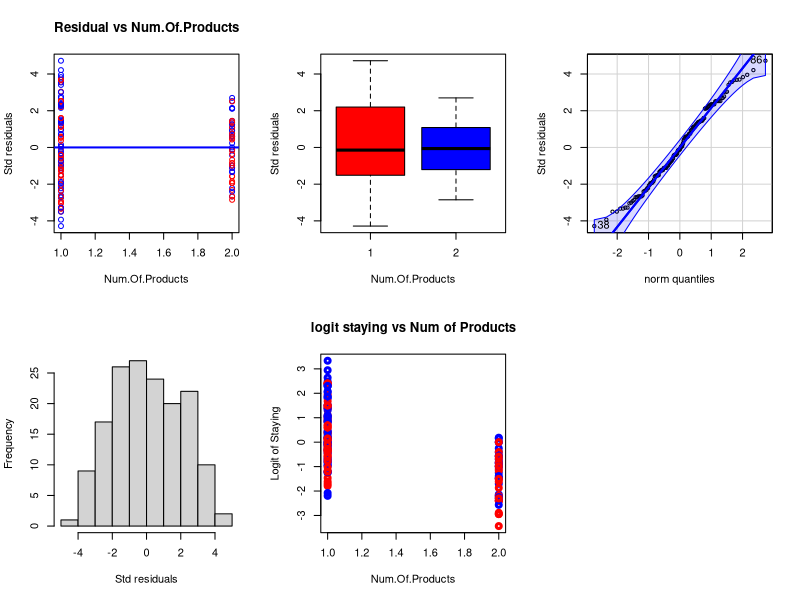
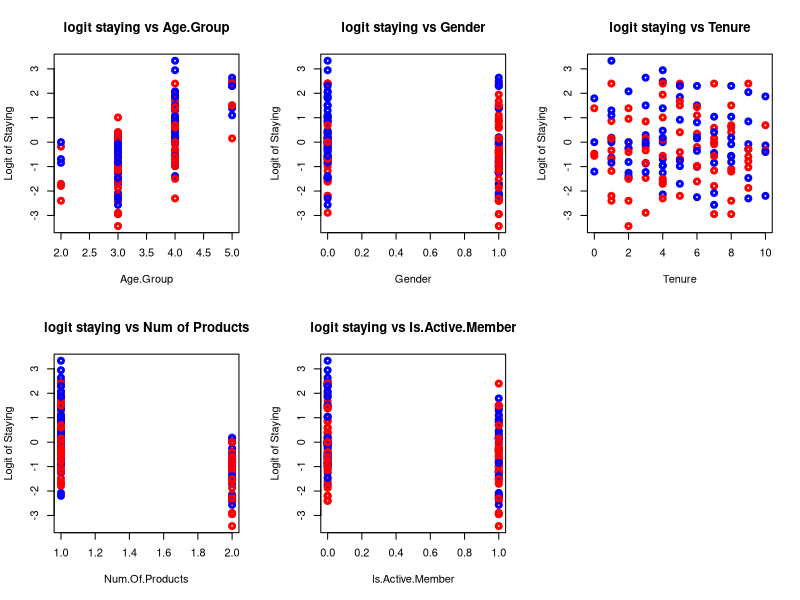
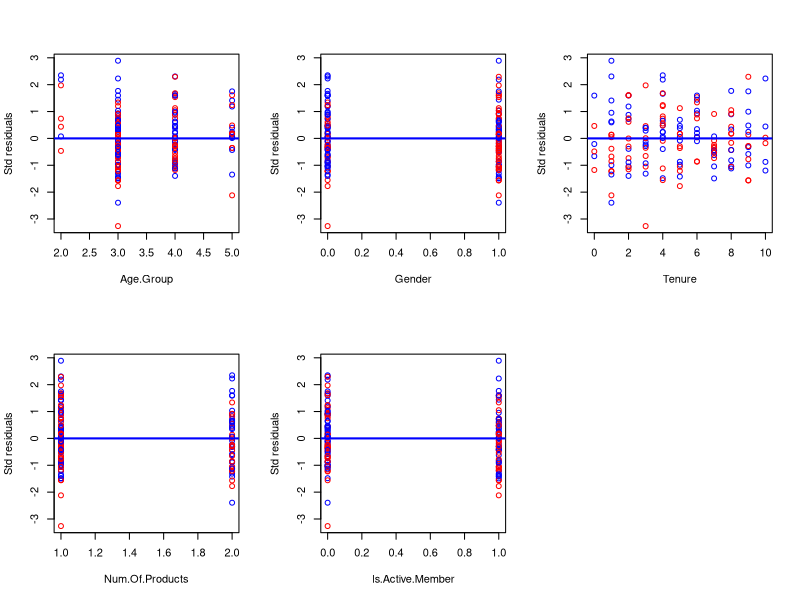
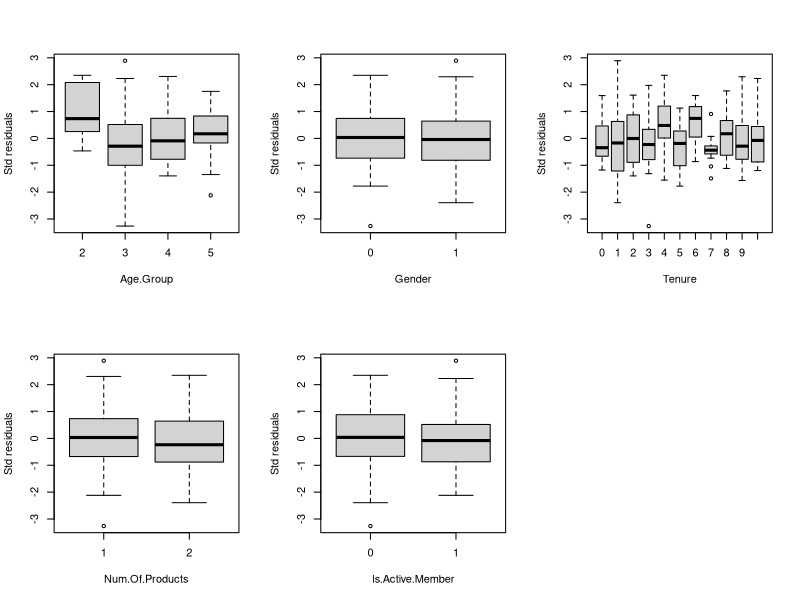
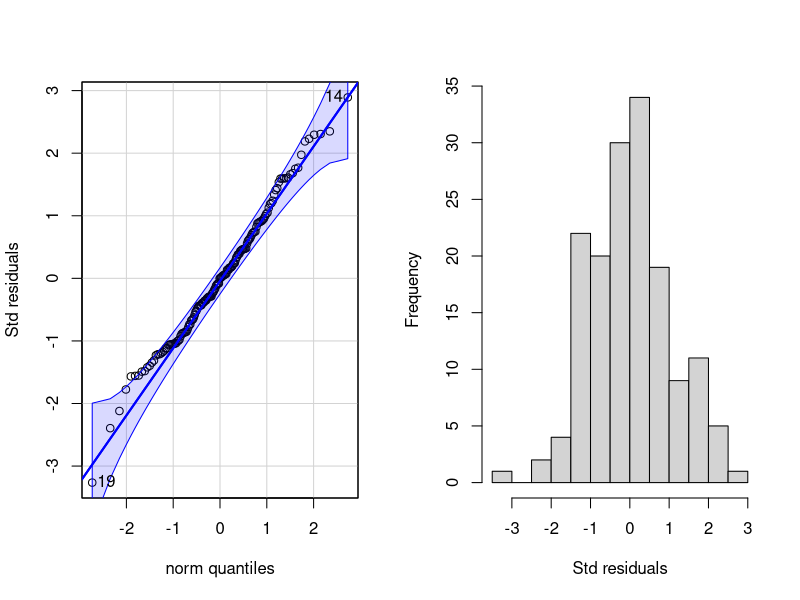

These figures' R source, in order:
## ---- chunk 1
knitr::opts_chunk$set(echo = TRUE)
## ---- chunk 2
# import the data
data = read.csv("hw3_data.csv", header=TRUE, fileEncoding="UTF-8-BOM")
data$Staying = data$Stay/data$Employees
head(data)
attach(data)
## ---- chunk 3
model1 = glm(Staying ~ Num.Of.Products, weights=Employees , family=binomial)
summary(model1)
## ---- chunk 4
#exp(confint(model1, level = 0.90))
# -1.7668
confint(model1, level = 0.90)
## Lower summary(model1)$coefficients[2,1] - (summary(model1)$coefficients[2,2] * qnorm(0.95))
## Upper summary(model1)$coefficients[2,1] + (summary(model1)$coefficients[2,2] * qnorm(0.95))
## ---- chunk 5
## Test for overall regression
gstat = model1$null.deviance - deviance(model1)
c(gstat, 1-pchisq(gstat,length(coef(model1))-1))

## Test for GOF: Using deviance residuals
c(deviance(model1), 1 - pchisq(deviance(model1),156))

## Test for GOF: Using Person residuals
pearres1 = residuals(model1,type="pearson")
pearson1.tvalue = sum(pearres1^2)
c(pearson1.tvalue, 1-pchisq(pearson1.tvalue,156))

## ---- chunk 6
par(mfrow=c(2,3))
#Residual Analysis
res1 = resid(model1,type="deviance")
plot(Num.Of.Products,res1,ylab="Std residuals",xlab="Num.Of.Products",
     main="Residual vs Num.Of.Products", col=c("red","blue"))
abline(0,0,col="blue",lwd=2)
boxplot(res1~Num.Of.Products,ylab = "Std residuals", col=c("red","blue"))
#Normality Assumption
car::qqPlot(res1, ylab="Std residuals")
qqline(res1,col="blue",lwd=2)
hist(res1,10,xlab="Std residuals", main="")

#Linearity Assumption 
plot(Num.Of.Products,log((Staying)/(1-Staying)), ylab="Logit of Staying",
     main="logit staying vs Num of Products", col=c("red","blue"),lwd=3)
## ---- chunk 7

d = deviance(model1)
d2 = sum(residuals(model1, type = "deviance")^2)
d2
n = nrow(data)
p = length(model1$coefficients) - 1

disp = d2/(n - p - 1)
disp

model1$deviance
model1$df.residual

model1$deviance/model1$df.residual
## ---- chunk 8
model2 = glm(Staying ~ Age.Group+Gender+Tenure+Num.Of.Products+Is.Active.Member, 
             weights=Employees , family=binomial)
summary(model2)
## ---- chunk 9


## ---- chunk 10

c(deviance(model2), 1 - pchisq(deviance(model2),152))

pearres2 = residuals(model2,type="pearson")
pearson2.tvalue = sum(pearres2^2)
c(pearson2.tvalue, 1-pchisq(pearson2.tvalue,152))

## ---- chunk 11
#Linearity Assumptions
par(mfrow=c(2,3))
plot(Age.Group,log((Staying)/(1-Staying)), ylab="Logit of Staying", xlab = "Age.Group", 
     main="logit staying vs Age.Group", col=c("red","blue"),lwd=3)
plot(Gender,log((Staying)/(1-Staying)), ylab="Logit of Staying",xlab = "Gender",
     main="logit staying vs Gender", col=c("red","blue"),lwd=3)
plot(Tenure,log((Staying)/(1-Staying)), ylab="Logit of Staying",xlab = "Tenure",
     main="logit staying vs Tenure", col=c("red","blue"),lwd=3)
plot(Num.Of.Products,log((Staying)/(1-Staying)), ylab="Logit of Staying",xlab = "Num.Of.Products",
     main="logit staying vs Num of Products", col=c("red","blue"),lwd=3)
plot(Is.Active.Member,log((Staying)/(1-Staying)), ylab="Logit of Staying",xlab = "Is.Active.Member",
     main="logit staying vs Is.Active.Member", col=c("red","blue"),lwd=3)
## ---- chunk 12
#Residual Analysis
par(mfrow=c(2,3))
res2 = resid(model2,type="deviance")
plot(Age.Group,res2,ylab="Std residuals",xlab="Age.Group", col=c("red","blue"))
abline(0,0,col="blue",lwd=2)
plot(Gender,res2,ylab="Std residuals",xlab="Gender", col=c("red","blue"))
abline(0,0,col="blue",lwd=2)
plot(Tenure,res2,ylab="Std residuals",xlab="Tenure", col=c("red","blue"))
abline(0,0,col="blue",lwd=2)
plot(Num.Of.Products,res2,ylab="Std residuals",xlab="Num.Of.Products", col=c("red","blue"))
abline(0,0,col="blue",lwd=2)
plot(Is.Active.Member,res2,ylab="Std residuals",xlab="Is.Active.Member", col=c("red","blue"))
abline(0,0,col="blue",lwd=2)

## ---- chunk 13
par(mfrow=c(2,3))
boxplot(res2~Age.Group,ylab = "Std residuals", xlab = "Age.Group")
boxplot(res2~Gender,ylab = "Std residuals", xlab = "Gender")
boxplot(res2~Tenure,ylab = "Std residuals", xlab = "Tenure")
boxplot(res2~Num.Of.Products,ylab = "Std residuals", xlab = "Num.Of.Products")
boxplot(res2~Is.Active.Member,ylab = "Std residuals", xlab = "Is.Active.Member")
## ---- chunk 14
#Normality Assumption
library(ggplot2)
par(mfrow=c(1,2))
car::qqPlot(res2, ylab="Std residuals")
qqline(res2,col="blue",lwd=2)
hist(res2,10,xlab="Std residuals", main="")

## ---- chunk 15
#Calculate dispersion
d = deviance(model2)
d2 = sum(residuals(model2, type = "deviance")^2)
n = nrow(data)
p2 = length(model2$coefficients) - 1

disp = d2/(n - p2 - 1)
disp
model2$deviance/model2$df.residual
## ---- chunk 16
model3 = glm(Staying ~ as.factor(Age.Group)+as.factor(Gender)+as.factor(Tenure)+
               as.factor(Num.Of.Products)+as.factor(Is.Active.Member), 
             weights=Employees , family=binomial)
summary(model3)

## ---- chunk 17
c(deviance(model3), 1 - pchisq(deviance(model3),141))

pearres3 = residuals(model3,type="pearson")
pearson3.tvalue = sum(pearres3^2)
c(pearson3.tvalue, 1-pchisq(pearson3.tvalue,141))

d = deviance(model3)
d3 = sum(residuals(model3, type = "deviance")^2)
n = nrow(data)
p3 = length(model3$coefficients) - 1

disp = d3/(n - p3 - 1)
disp
model3$deviance/model3$df.residual
## ---- chunk 18
model4 = glm(Staying ~ Age.Group+Gender+Tenure+Num.Of.Products+Is.Active.Member, 
             weights=Employees , family=binomial(link = cloglog))
summary(model4)

c(deviance(model4), 1 - pchisq(deviance(model4),152))

pearres4 = residuals(model4,type="pearson")
pearson4.tvalue = sum(pearres4^2)
c(pearson4.tvalue, 1-pchisq(pearson4.tvalue,152))


model4$deviance/model4$df.residual
## ---- chunk 19
model5 = glm(Staying ~ as.factor(Age.Group)+as.factor(Gender)+as.factor(Tenure)+
               as.factor(Num.Of.Products)+as.factor(Is.Active.Member), 
             weights=Employees , family=binomial(link = cloglog))
summary(model5)

c(deviance(model5), 1 - pchisq(deviance(model5),141))

pearres5 = residuals(model5,type="pearson")
pearson5.tvalue = sum(pearres5^2)
c(pearson5.tvalue, 1-pchisq(pearson5.tvalue,141))


model5$deviance/model5$df.residual
## ---- chunk 20
newData = data.frame(Age.Group=2, Gender=0, Tenure=2, Num.Of.Products=2, Is.Active.Member=1)
#predict(model1, newData)
predict(model1, newData, type = "response")
## ---- chunk 21
#predict.glm(model2, newData)
predict.glm(model2, newData, type = "response")


